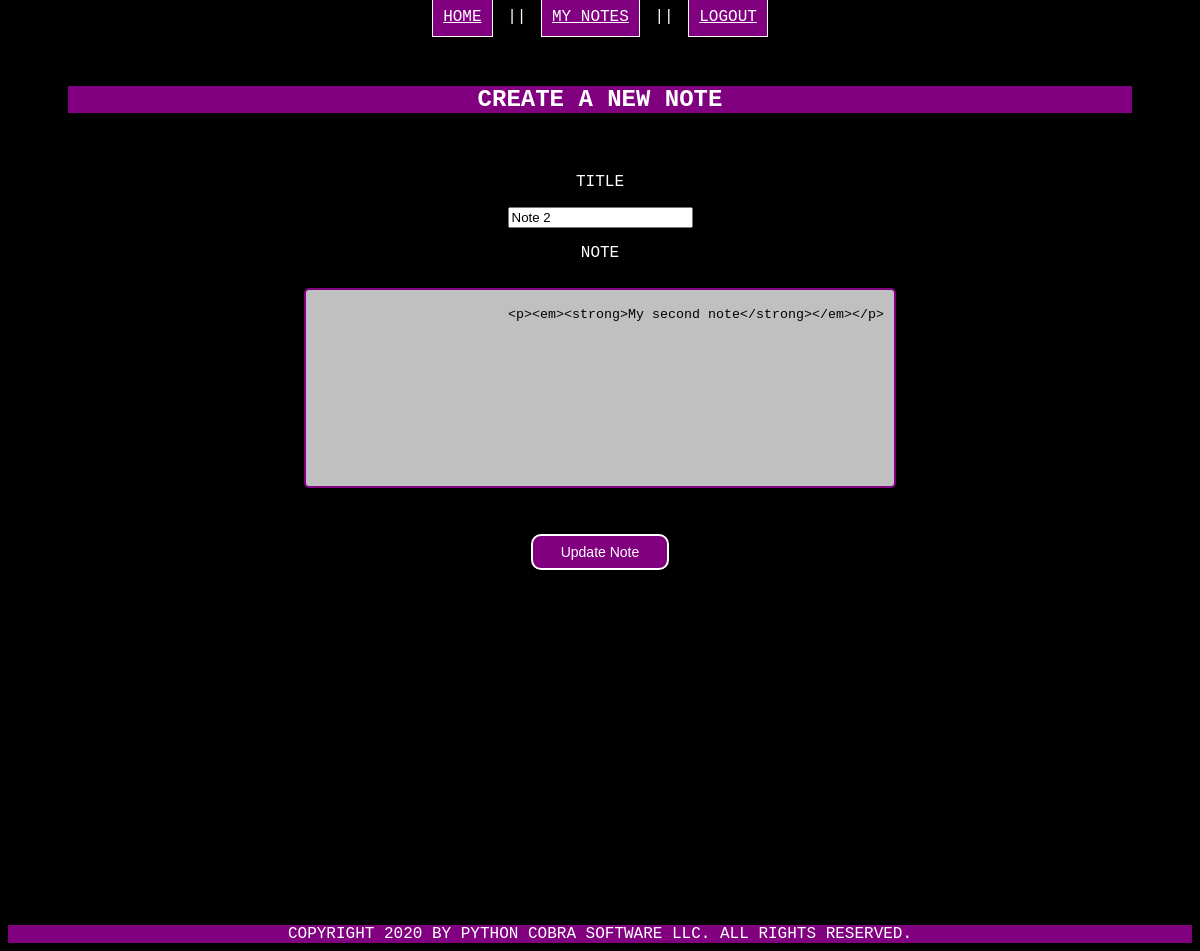
The page /notes/edit/5 (signed in) on the database its author committed.
### models.py (models this page shows, shortened)
class Note(db.Model):
    id = db.Column("id", db.Integer, primary_key=True)
    title = db.Column("title", db.String(200))
    text = db.Column("text", db.String(100))
    date = db.Column("date", db.String(50))
    user_id = db.Column(db.Integer, db.ForeignKey("user.id"), nullable=False)
    comments = db.relationship("Comment", backref="note", cascade="all, delete-orphan", lazy=True)

### PyPad.py (the view)
@app.route('/notes/edit/<note_id>', methods=["GET", "POST"])
def update_note(note_id):
    if session.get('user'):
        if request.method == "POST":
            title = request.form['title']
            text = request.form['noteText']
            note = db.session.query(Note).filter_by(id=note_id).one()
            note.title = title
            note.text = text
            db.session.add(note)
            db.session.commit()
            return redirect(url_for('get_notes'))
        else:
            my_note = db.session.query(Note).filter_by(id=note_id).one()
            return render_template('new.html', note=my_note, user=session['user'])
    else:
        return redirect(url_for('login'))

### templates/new.html (shortened to what this page needs)
<!DOCTYPE html>
<html lang="en">
    <head>
        <link rel="stylesheet" href="{{ url_for('static', filename='design.css') }}">
    </head>
    <body>
    <nav class="nav_bar">
    <nav>
		<a href="{{ url_for('index') }}" class="nav_button"> Home</a> ||
		<a href="{{ url_for('get_notes') }}" class="nav_button"> My Notes</a> ||
		<a href="{{ url_for('logout') }}" class="nav_button">Logout</a>
    </nav>
    <main>
        <h1>Create a new note</h1>
        <div class="container">
       {% if note %}
            <form action="{{ url_for('update_note', note_id=note.id) }}" method="post">
       {% else %}
        <form action="new" method="post">
            {% endif %}
           <p><label>Title </label></p><p>
            <input type="text" name="title" value="{% if note %}{{note.title}} {% endif %}"/></p>
            <p><label>Note </label></p>
            <p>
                <textarea class="text_area" name="noteText" id="noteText"  rows="6" cols="0" >
                    {% if note %}
                        {{ note.text }}
                    {% else %}
                        Add your new note here ...
                    {% endif %}
                </textarea>
            </p>
            <p>
                {% if note %}
                    <input type="submit" value="Update Note" class="basic_button"/>
                {% else %}
                    <input type="submit" value="Add Note" class="basic_button"/>
                {% endif %}
            </p>
        </form>
        </div>
    </main>
    <footer class="note_footer">
		Copyright 2020 by Python Cobra Software LLC. All rights reserved.
	</footer>
    </body>
</html>

### static/design.css (style rules this page uses)
body { font-family: "Courier New"; text-align: center; color: white; background: black; }
h1 { font-family: "Courier New"; color: white; background: purple; margin: 60px; }
footer { font-family: "Courier New"; background: purple; margin-top: 550px; }
.nav_bar { --fill-color: purple; display: block; position: static; text-transform: uppercase; }
.nav_button { color: white; background: purple; border-style: solid; border-width: thin; margin-left: 5px; margin-right: 5px; text-align: center; padding: 10px 10px 10px 10px; transition-duration: 0.4s; }
.basic_button { font-size: 14px; padding: 8px 28px; border-radius: 10px; background-color: purple; color: white; border: 2px solid white; transition-duration: 0.4s; margin-left: 5px; margin-right: 5px; margin-bottom: 5px; }
.text_area { box-sizing: border-box; border: 2px solid purple; border-radius: 5px; margin: 10px 10px 25px 10px; resize: none; width: 50%; height: 200px; text-align: center; background-color: silver; }
footer.note_footer { margin-top: 350px; }

### rows shown on the page
Note: title "Note 2", noteText "<p><em><strong>My second note</strong></em></p>"
